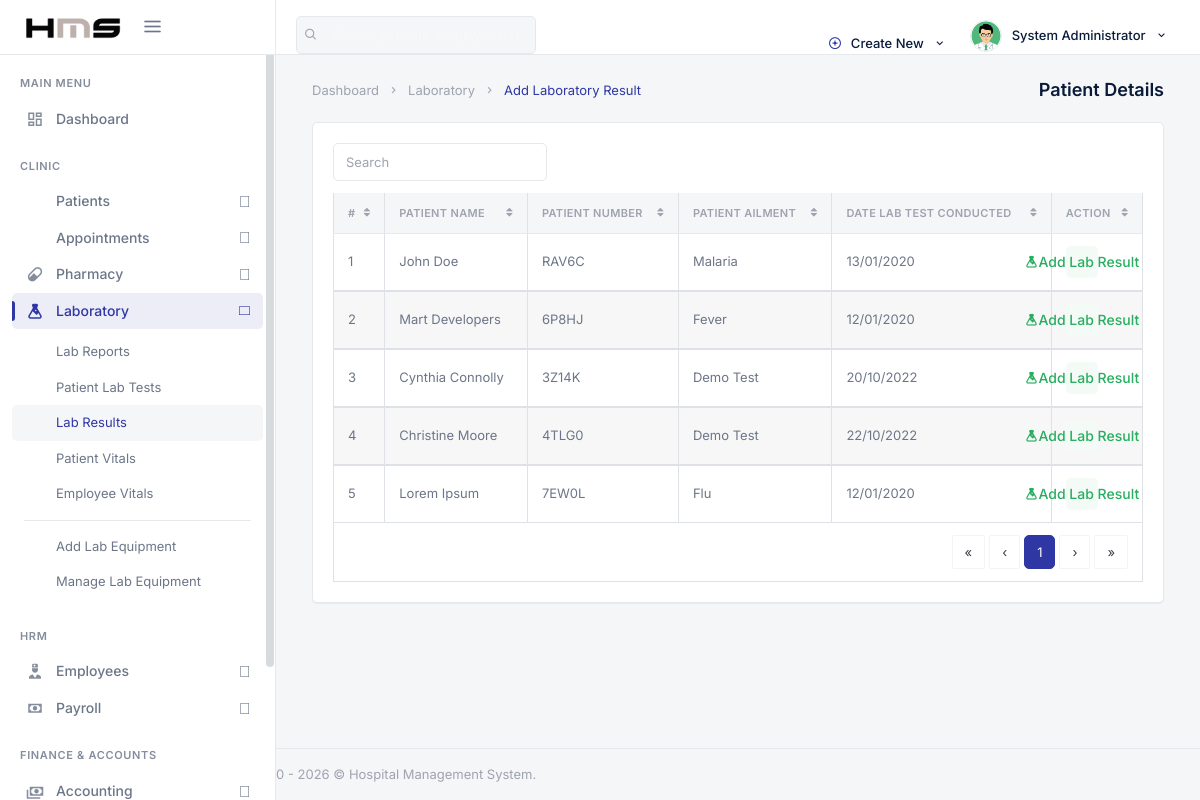
The page /backend/admin/his_admin_patient_lab_result.php (signed in) on the database its author committed.
### tables this page shows
CREATE TABLE `his_admin` (
  `ad_id` int(20) NOT NULL,
  `ad_fname` varchar(200) DEFAULT NULL,
  `ad_lname` varchar(200) DEFAULT NULL,
  `ad_email` varchar(200) DEFAULT NULL,
  `ad_pwd` varchar(200) DEFAULT NULL,
  `ad_dpic` varchar(200) DEFAULT NULL
);

CREATE TABLE `his_laboratory` (
  `lab_id` int(20) NOT NULL,
  `lab_pat_name` varchar(200) DEFAULT NULL,
  `lab_pat_ailment` varchar(200) DEFAULT NULL,
  `lab_pat_number` varchar(200) DEFAULT NULL,
  `lab_pat_tests` longtext,
  `lab_pat_results` longtext,
  `lab_number` varchar(200) DEFAULT NULL,
  `lab_date_rec` timestamp NULL DEFAULT CURRENT_TIMESTAMP ON UPDATE CURRENT_TIMESTAMP
);

### backend/security.php (called while the page is built, shortened)
<?php
function escape_output($string) {
    return htmlspecialchars((string) $string, ENT_QUOTES, 'UTF-8');
}

### backend/admin/his_admin_patient_lab_result.php (the view, shortened to what this page needs)
<?php
  include('../config.php');
    include('../security.php');
?>
<!DOCTYPE html>
<html lang="en">
<?php include('assets/inc/head.php');?>
    <body>
        <div id="wrapper">
                <?php include('assets/inc/nav.php');?>
                <?php include("assets/inc/sidebar.php");?>
            <div class="content-page">
                <div class="content">
                    <div class="container-fluid">
                        <div class="row">
                            <div class="col-12">
                                <div class="page-title-box">
                                    <div class="page-title-right">
                                        <ol class="breadcrumb m-0">
                                            <li class="breadcrumb-item"><a href="javascript: void(0);">Dashboard</a></li>
                                            <li class="breadcrumb-item"><a href="javascript: void(0);">Laboratory</a></li>
                                            <li class="breadcrumb-item active">Add Laboratory Result</li>
                                        </ol>
                                    </div>
                                    <h4 class="page-title">Patient Details</h4>
                                </div>
                            </div>
                        </div>
                        <div class="row">
                            <div class="col-12">
                                <div class="card-box">
                                    <div class="mb-2">
                                        <div class="row">
                                            <div class="col-12 text-sm-center form-inline" >
                                                <div class="form-group">
                                                    <input id="demo-foo-search" type="text" placeholder="Search" class="form-control form-control-sm" autocomplete="on">
                                                </div>
                                            </div>
                                        </div>
                                    </div>
                                    <div class="table-responsive">
                                        <table id="demo-foo-filtering" class="table table-bordered toggle-circle mb-0" data-page-size="7">
                                            <thead>
                                            <tr>
                                                <th>#</th>
                                                <th data-toggle="true">Patient Name</th>
                                                <th data-hide="phone">Patient Number</th>
                                                <th data-hide="phone">Patient Ailment</th>
                                                <th data-hide="phone">Date Lab Test Conducted</th>
                                                <th data-hide="phone">Action</th>
                                            </tr>
                                            </thead>
                                            <?php
                                                $ret="SELECT * FROM  his_laboratory ORDER BY RAND() ";
                                                $stmt= $mysqli->prepare($ret) ;
                                                $stmt->execute() ;
                                                $res=$stmt->get_result();
                                                $cnt=1;
                                                while($row=$res->fetch_object())
                                                {
                                                    $mysqlDateTime = $row->lab_date_rec;
                                            ?>
                                                <tbody>
                                                <tr>
                                                    <td><?php echo escape_output($cnt); ?></td>
                                                    <td><?php echo escape_output($row->lab_pat_name); ?></td>
                                                    <td><?php echo escape_output($row->lab_pat_number); ?></td>
                                                    <td><?php echo escape_output($row->lab_pat_ailment); ?></td>
                                                    <td><?php echo date("d/m/Y", strtotime($mysqlDateTime));?></td>
                                                    <td><a href="his_admin_add_single_lab_result.php?lab_number=<?php echo escape_output($row->lab_number); ?>" class="badge badge-success"><i class="mdi mdi-flask"></i> Add Lab Result</a></td>
                                                </tr>
                                                </tbody>
                                            <?php  $cnt = $cnt +1 ; }?>
                                            <tfoot>
                                            <tr class="active">
                                                <td colspan="8">
                                                    <div class="text-right">
                                                        <ul class="pagination pagination-rounded justify-content-end footable-pagination m-t-10 mb-0"></ul>
                                                    </div>
                                                </td>
                                            </tr>
                                            </tfoot>
                                        </table>
                                    </div>
                                </div>
                            </div>
                        </div>
                    </div>
                </div>
                 <?php include('assets/inc/footer.php');?>
            </div>
        </div>
    </body>
</html>

### backend/admin/assets/inc/nav.php (shortened to what this page needs)
<?php
    $aid=$_SESSION['ad_id'];
    $ret="select * from his_admin where ad_id=?";
    $stmt= $mysqli->prepare($ret);
    $stmt->bind_param('i',$aid);
    $stmt->execute();
    $res=$stmt->get_result();
    while($row=$res->fetch_object())
    {
?>
    <div class="navbar-custom">
        <ul class="list-unstyled topnav-menu topnav-menu-left m-0">
            <li class="d-none d-lg-block">
                <form class="app-search" autocomplete="off">
                    <div class="app-search-box">
                        <button class="btn" type="button"><i class="fe-search"></i></button>
                        <input type="text" class="form-control" placeholder="Search patients, employees, records…">
                    </div>
                </form>
            </li>
        </ul>
        <div class="logo-box bg-black">
            <a href="his_admin_dashboard.php" class="logo text-center">
                <span class="logo-lg">
                    <img src="assets/images/logo-dark.png" alt="HMS" height="22">
                </span>
            </a>
            <button class="button-menu-mobile">
                <i class="fe-menu"></i>
            </button>
        </div>
        <ul class="list-unstyled topnav-menu float-right mb-0">
            <li class="dropdown notification-list d-none d-lg-block">
                <a class="nav-link dropdown-toggle waves-effect waves-light" data-toggle="dropdown" href="#" role="button" aria-haspopup="false" aria-expanded="false">
                    <i class="fe-plus-circle mr-1" style="color: var(--hms-primary);"></i>
                    Create New
                    <i class="mdi mdi-chevron-down ml-1"></i>
                </a>
            </li>
            <li class="dropdown notification-list">
                <a class="nav-link dropdown-toggle nav-user mr-0 waves-effect waves-light" data-toggle="dropdown" href="#" role="button" aria-haspopup="false" aria-expanded="false">
                    <img src="assets/images/users/<?php echo escape_output($row->ad_dpic); ?>" alt="User" class="rounded-circle">
                    <span class="pro-user-name ml-1 d-none d-lg-inline">
                        <?php echo escape_output($row->ad_fname); ?> <?php echo escape_output($row->ad_lname); ?>
                        <i class="mdi mdi-chevron-down ml-1"></i>
                    </span>
                </a>
            </li>
        </ul>
    </div>
<?php }?>

### rows shown on the page
his_admin: ad_dpic (picture), ad_fname "System", ad_lname "Administrator"
his_laboratory: lab_pat_name "John Doe", lab_pat_number "RAV6C", lab_pat_ailment "Malaria", lab_date_rec "13/01/2020"
his_laboratory: cnt "2", lab_pat_name "Mart Developers", lab_pat_number "6P8HJ", lab_pat_ailment "Fever", lab_date_rec "12/01/2020"
his_laboratory: cnt "3", lab_pat_name "Cynthia Connolly", lab_pat_number "3Z14K", lab_pat_ailment "Demo Test", lab_date_rec "20/10/2022"
his_laboratory: cnt "4", lab_pat_name "Christine Moore", lab_pat_number "4TLG0", lab_pat_ailment "Demo Test", lab_date_rec "22/10/2022"
his_laboratory: cnt "5", lab_pat_name "Lorem Ipsum", lab_pat_number "7EW0L", lab_pat_ailment "Flu", lab_date_rec "12/01/2020"
